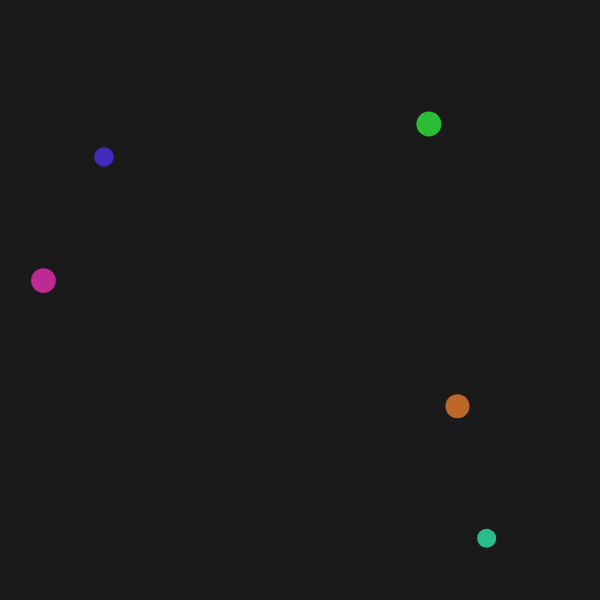
Frame 1 (no input)
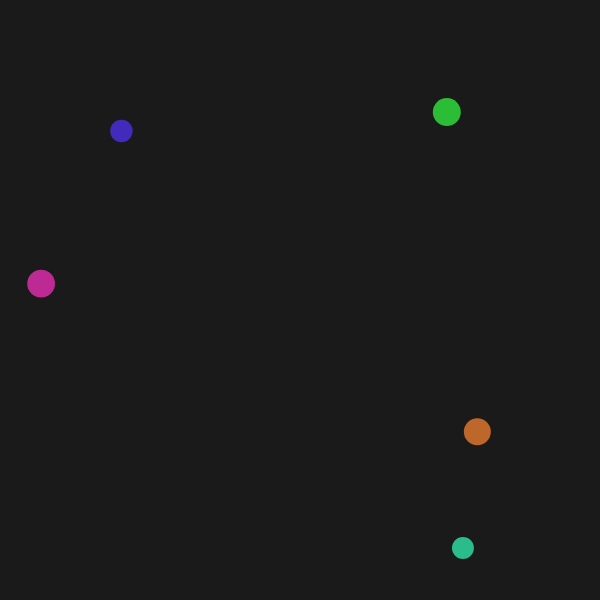
Frame 60 (no input)
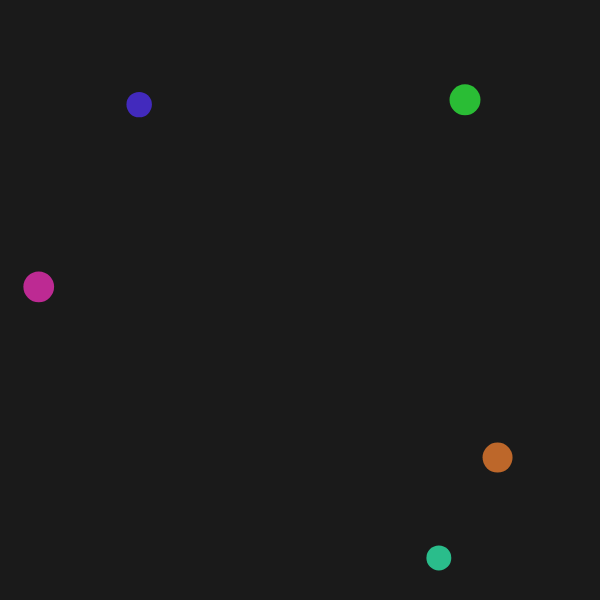
Frame 120 (the mouse pressed at the canvas centre since frame 60)

The p5.js sketch that drew these frames (run headless with seeded random() and noise() and a simulated clock; from frame 60 on, the mouse is pressed at the canvas centre):

// p5.js sketch
// ── sketch.js
let cells = [];

function setup() {
  createCanvas(600, 600);
  colorMode(HSB, 360, 100, 100, 1);
  noStroke();
  
  // Start with a few cells
  for (let i = 0; i < 5; i++) {
    cells.push({
      x: random(width),
      y: random(height),
      size: random(10, 30),
      hue: random(360),
      speedX: random(-0.5, 0.5),
      speedY: random(-0.5, 0.5),
      age: 0,
      maxAge: random(200, 400)
    });
  }
}

function draw() {
  background(0, 0, 10);
  
  // Update and display cells
  for (let i = cells.length - 1; i >= 0; i--) {
    let cell = cells[i];
    
    // Move the cell
    cell.x += cell.speedX;
    cell.y += cell.speedY;
    
    // Bounce off edges
    if (cell.x < 0 || cell.x > width) cell.speedX *= -1;
    if (cell.y < 0 || cell.y > height) cell.speedY *= -1;
    
    // Age the cell
    cell.age++;
    
    // Grow the cell
    cell.size += 0.05;
    
    // Split when mature
    if (cell.age > cell.maxAge && cell.size > 30) {
      splitCell(cell);
      cells.splice(i, 1); // Remove original cell
    } else {
      // Draw the cell
      fill(cell.hue, 80, 90, 0.8);
      ellipse(cell.x, cell.y, cell.size);
    }
  }
}

function splitCell(parent) {
  // Create two new cells
  for (let i = 0; i < 2; i++) {
    cells.push({
      x: parent.x,
      y: parent.y,
      size: parent.size * 0.6,
      hue: (parent.hue + random(-30, 30)) % 360,
      speedX: random(-1, 1),
      speedY: random(-1, 1),
      age: 0,
      maxAge: parent.maxAge
    });
  }
}
